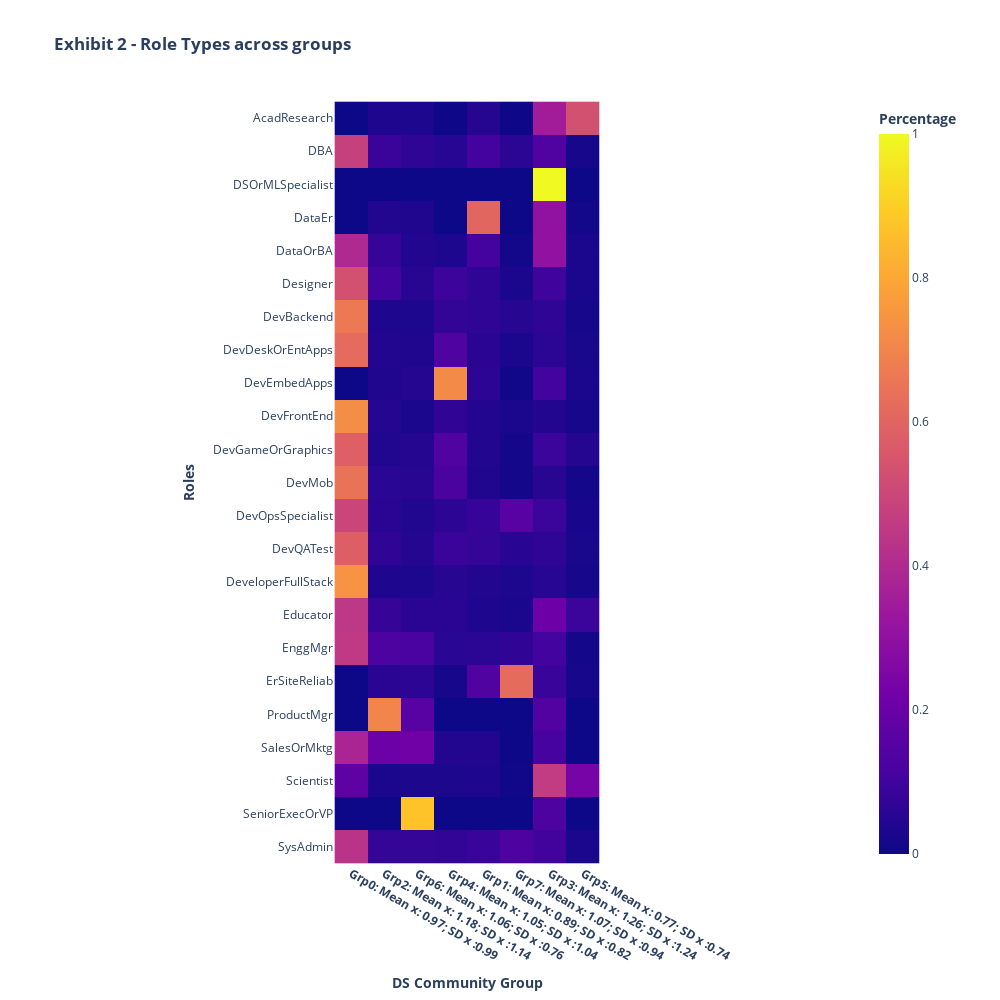

Source (notebook cell):
### Code cell
#Aggregate Devtype by cluster group for visualization in the form of a Heatmap 
devtype_matrix=pd.DataFrame(data=[],columns=[])#Create an empty dataframe
devtype_matrix = agg_data (us_community_df, clustwise_comp_df,'Ef_Cat_DT_',devtype_matrix)
devtype_matrix.shape
plot_heatmap(devtype_matrix,'<b> Exhibit 2 - Role Types across groups',1000,1000,'static/Exhibit2.html')

### Figure 1 — Plotly figure (JSON) as saved in the notebook; plotly's stock layout.template omitted (floating-point values rounded to 4 significant figures; data arrays with more than 128 entries replaced by an {"elided": "..."} marker saying what was removed)
{"data": [{"coloraxis": "coloraxis", "hovertemplate": "<b>DS Community Group<b>: %{x}<br><b>Roles<b>: %{y}<br><b>Percentage<b>: %{z}<extra></extra>", "name": "0", "type": "heatmap", "x": ["<b>Grp0: Mean x: 0.97; SD x :0.99", "<b>Grp2: Mean x: 1.18; SD x :1.14", "<b>Grp6: Mean x: 1.06; SD x :0.76", "<b>Grp4: Mean x: 1.05; SD x :1.04", "<b>Grp1: Mean x: 0.89; SD x :0.82", "<b>Grp7: Mean x: 1.07; SD x :0.94", "<b>Grp3: Mean x: 1.26; SD x :1.24", "<b>Grp5: Mean x: 0.77; SD x :0.74"], "xaxis": "x", "y": ["AcadResearch", "DBA", "DSOrMLSpecialist", "DataEr", "DataOrBA", "Designer", "DevBackend", "DevDeskOrEntApps", "DevEmbedApps", "DevFrontEnd", "DevGameOrGraphics", "DevMob", "DevOpsSpecialist", "DevQATest", "DeveloperFullStack", "Educator", "EnggMgr", "ErSiteReliab", "ProductMgr", "SalesOrMktg", "Scientist", "SeniorExecOrVP", "SysAdmin"], "yaxis": "y", "z": {"elided": "23x8 float values"}}], "layout": {"coloraxis": {"colorbar": {"title": {"text": "<b>Percentage<b>"}}, "colorscale": [[0, "#0d0887"], [0.1111, "#46039f"], [0.2222, "#7201a8"], [0.3333, "#9c179e"], [0.4444, "#bd3786"], [0.5556, "#d8576b"], [0.6667, "#ed7953"], [0.7778, "#fb9f3a"], [0.8889, "#fdca26"], [1, "#f0f921"]]}, "height": 1000, "title": {"text": "<b> Exhibit 2 - Role Types across groups"}, "width": 1000, "xaxis": {"anchor": "y", "constrain": "domain", "domain": [0, 1], "scaleanchor": "y", "side": "bottom", "title": {"text": "<b>DS Community Group<b>"}}, "yaxis": {"anchor": "x", "autorange": "reversed", "constrain": "domain", "domain": [0, 1], "title": {"text": "<b>Roles<b>"}}}}
